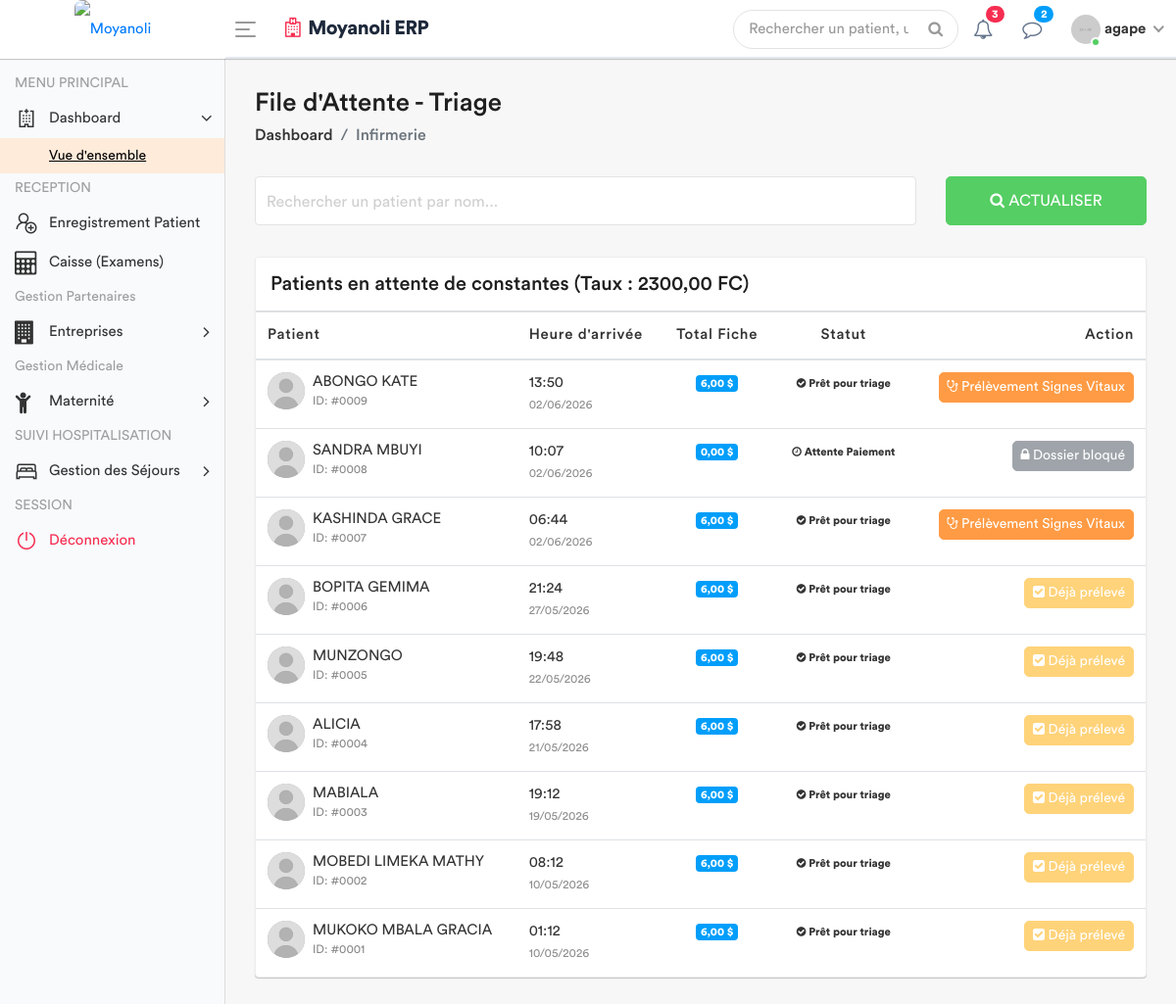
The app's page /infirmerie/attente/ (signed in) with its own data.
### apps/models.py (models this page shows, shortened)
class ConfigurationHopital(models.Model):
    taux_usd_en_cdf = models.DecimalField(max_digits=10, decimal_places=2, default=Decimal('2500.00'))
    derniere_mise_a_jour = models.DateTimeField(auto_now=True)
    class Meta:
        verbose_name = "Configuration du Taux"

class Patient(models.Model):
    code_patient = models.CharField(max_length=20, unique=True, editable=False)
    noms = models.CharField(max_length=100)
    service = models.ForeignKey('Service', on_delete=models.PROTECT, related_name='patients', null=True)
    sexe = models.CharField(max_length=1, choices=[('M', 'Masculin'), ('F', 'Féminin')])
    age = models.CharField(max_length=30)
    adresse = models.TextField()
    telephone = models.CharField(max_length=20)
    fiche_payee = models.BooleanField(default=False) # Pour le 1er passage
    created_by = models.ForeignKey(User, on_delete=models.SET_NULL, null=True, related_name='patients_crees')
    date_creation = models.DateTimeField(auto_now_add=True)
    date_modification = models.DateTimeField(auto_now=True)

### apps/views.py (the view)
# urls.py: path('infirmerie/attente/', views.liste_attente_triage, name='liste_attente_triage'),
@login_required
def liste_attente_triage(request):
    config = ConfigurationHopital.objects.first()
    taux = config.taux_usd_en_cdf if config else 2300.00
    patients_liste = Patient.objects.all().order_by('-date_creation')
    for patient in patients_liste:
        paiements = Paiement.objects.filter(patient=patient, service='FICHE')
        total_usd = 0
        for p in paiements:
            if p.devise == 'USD':
                total_usd += p.montant_verse
            else:
                total_usd += (p.montant_verse / taux)
        patient.total_fiche_usd = total_usd
        patient.a_solde_fiche = total_usd >= 6.00
        patient.a_signes_vitaux_deja_pris = SigneVital.objects.filter(patient=patient).exists()
    role = Fonction.objects.filter(userKey=request.user).first()
    fonctionKey = role.fonctionKey.roleName if role else None
    return render(request, 'back-end/infirmerie/liste_attente.html', {
        'patients': patients_liste,
        'taux': taux,
        'fonctionKey': fonctionKey
    })

### apps/templates/back-end/infirmerie/liste_attente.html (shortened to what this page needs)
<!DOCTYPE html>
{% load static %}
<html lang="fr">
    <head>
        {% include 'back-end/includes/css.html' %}
    </head>
    <body>
        <div class="main-wrapper">
            {% include 'back-end/includes/header.html' %}
            {% include 'back-end/includes/sidebar.html' %}
            <div class="page-wrapper">
                <div class="content container-fluid">
                    <div class="page-header">
                        <div class="row align-items-center">
                            <div class="col">
                                <h3 class="page-title">File d'Attente - Triage</h3>
                                <ul class="breadcrumb">
                                    <li class="breadcrumb-item"><a href="{% url 'dashboard' %}">Dashboard</a></li>
                                    <li class="breadcrumb-item active">Infirmerie</li>
                                </ul>
                            </div>
                        </div>
                    </div>
                    <div class="row filter-row">
                        <div class="col-sm-9 col-md-9">
                            <div class="form-group form-focus">
                                <input type="text" id="searchPatient" class="form-control floating" onkeyup="filterTable()">
                                <label class="focus-label">Rechercher un patient par nom...</label>
                            </div>
                        </div>
                        <div class="col-sm-3 col-md-3">
                            <button class="btn btn-success btn-block" onclick="window.location.reload();"> <i class="fa fa-search"></i> Actualiser </button>
                        </div>
                    </div>
                    <div class="card card-table mt-3">
                        <div class="card-header">
                            <h4 class="card-title mb-0">Patients en attente de constantes (Taux : {{ taux }} FC)</h4>
                        </div>
                        <div class="card-body">
                            <div class="table-responsive">
                                <table class="table table-hover table-center mb-0" id="patientTable">
                                    <thead>
                                        <tr>
                                            <th>Patient</th>
                                            <th>Heure d'arrivée</th>
                                            <th class="text-center">Total Fiche</th>
                                            <th class="text-center">Statut</th>
                                            <th class="text-right">Action</th>
                                        </tr>
                                    </thead>
                                    <tbody>
                                        {% for patient in patients %}
                                        <tr>
                                            <td>
                                                <h2 class="table-avatar">
                                                    <a href="#" class="avatar avatar-sm mr-2">
                                                        <img class="avatar-img rounded-circle" src="{% static 'back-end/assets/img/user.jpg' %}" alt="User">
                                                    </a>
                                                    <a href="#">{{ patient.noms }} <span>ID: #{{ patient.id|stringformat:"04d" }}</span></a>
                                                </h2>
                                            </td>
                                            <td>{{ patient.date_creation|date:"H:i" }} <br><small class="text-muted">{{ patient.date_creation|date:"d/m/Y" }}</small></td>
                                            <td class="text-center">
                                                <span class="badge badge-info">{{ patient.total_fiche_usd|floatformat:2 }} $</span>
                                            </td>
                                            <td class="text-center">
                                                {% if patient.a_solde_fiche %}
                                                    <span class="badge badge-success-border"><i class="fa fa-check-circle"></i> Prêt pour triage</span>
                                                {% else %}
                                                    <span class="badge badge-danger-border"><i class="fa fa-clock-o"></i> Attente Paiement</span>
                                                {% endif %}
                                            </td>
                                            <td class="text-right">
                                                {% if not patient.a_solde_fiche %}
                                                    <button class="btn btn-secondary btn-sm" disabled title="Le patient doit d'abord solder la fiche (6 USD)">
                                                        <i class="fa fa-lock"></i> Dossier bloqué
                                                    </button>
                                                {% elif patient.a_signes_vitaux_deja_pris %}
                                                    <button class="btn btn-warning btn-sm" disabled title="Les signes vitaux ont déjà été saisis pour ce patient">
                                                        <i class="fa fa-check-square"></i> Déjà prélevé
                                                    </button>
                                                {% else %}
                                                    <a href="{% url 'saisir_signes' patient.id %}" class="btn btn-primary btn-sm">
                                                        <i class="fa fa-stethoscope"></i> Prélèvement Signes Vitaux
                                                    </a>
                                                {% endif %}
                                            </td>
                                        </tr>
                                        {% empty %}
                                        <tr>
                                            <td colspan="5" class="text-center py-4">
                                                <div class="text-muted">Aucun patient dans la file d'attente.</div>
                                            </td>
                                        </tr>
                                        {% endfor %}
                                    </tbody>
                                </table>
                            </div>
                        </div>
                    </div>
                </div>
            </div>
        </div>
    </body>
</html>

### apps/templates/back-end/includes/header.html (shortened to what this page needs)
{% load static %}
<div class="header" style="background: #ffffff; border-bottom: 2px solid #e2e8f0;">
    <div class="header-left" style="background: #ffffff;">
        <a href="{% url 'home' %}" class="logo">
            <img src="{% static 'front-end/assets/dr/logo.jpeg' %}" width="45" height="45" alt="Moyanoli" style="border-radius: 8px;">
        </a>
    </div>
    <a id="toggle_btn" href="javascript:void(0);" style="color: #007bff;">
        <span class="bar-icon">
            <span></span>
            <span></span>
            <span></span>
        </span>
    </a>
    <div class="page-title-box">
        <h3 style="color: #1e293b; font-weight: 700; letter-spacing: -0.5px;">
            <i class="fa fa-hospital-o text-danger mr-2"></i>Moyanoli ERP
        </h3>
    </div>
    <ul class="nav user-menu">
        <li class="nav-item">
            <div class="top-nav-search">
                <form action="#">
                    <input class="form-control" type="text" placeholder="Rechercher un patient, un dossier...">
                    <button class="btn" type="submit"><i class="fa fa-search"></i></button>
                </form>
            </div>
        </li>
        <li class="nav-item dropdown">
            <a href="#" class="dropdown-toggle nav-link" data-toggle="dropdown">
                <i class="fa fa-bell-o" style="color: #64748b;"></i> <span class="badge badge-pill bg-danger">3</span>
            </a>
        </li>
        <li class="nav-item dropdown">
            <a href="#" class="dropdown-toggle nav-link" data-toggle="dropdown">
                <i class="fa fa-comment-o" style="color: #64748b;"></i> <span class="badge badge-pill bg-info">2</span>
            </a>
        </li>
        <li class="nav-item dropdown has-arrow main-drop">
            <a href="#" class="dropdown-toggle nav-link" data-toggle="dropdown">
                <span class="user-img">
                    <img src="{% static 'back-end/assets/img/profiles/avatar-21.jpg' %}" alt="">
                    <span class="status online"></span>
                </span>
                <span style="font-weight: 600;">{{ user.username }}</span>
            </a>
        </li>
    </ul>
</div>

### records on screen
ConfigurationHopital: taux_usd_en_cdf "2300,00"
Patient: noms "ABONGO KATE", id "0009", date_creation "13:50", date_creation "02/06/2026", total_fiche_usd "6,00", shows "Prêt pour triage", shows "Prélèvement Signes Vitaux"
Patient: noms "SANDRA MBUYI", id "0008", date_creation "10:07", date_creation "02/06/2026", total_fiche_usd "0,00", shows "Attente Paiement", shows "Dossier bloqué"
Patient: noms "KASHINDA GRACE", id "0007", date_creation "06:44", date_creation "02/06/2026", total_fiche_usd "6,00", shows "Prêt pour triage", shows "Prélèvement Signes Vitaux"
Patient: noms "BOPITA GEMIMA", id "0006", date_creation "21:24", date_creation "27/05/2026", total_fiche_usd "6,00", shows "Prêt pour triage", shows "Déjà prélevé"
Patient: noms "MUNZONGO", id "0005", date_creation "19:48", date_creation "22/05/2026", total_fiche_usd "6,00", shows "Prêt pour triage", shows "Déjà prélevé"
Patient: noms "ALICIA", id "0004", date_creation "17:58", date_creation "21/05/2026", total_fiche_usd "6,00", shows "Prêt pour triage", shows "Déjà prélevé"
Patient: noms "MABIALA", id "0003", date_creation "19:12", date_creation "19/05/2026", total_fiche_usd "6,00", shows "Prêt pour triage", shows "Déjà prélevé"
Patient: noms "MOBEDI LIMEKA MATHY", id "0002", date_creation "08:12", date_creation "10/05/2026", total_fiche_usd "6,00", shows "Prêt pour triage", shows "Déjà prélevé"
Patient: noms "MUKOKO MBALA GRACIA", id "0001", date_creation "01:12", date_creation "10/05/2026", total_fiche_usd "6,00", shows "Prêt pour triage", shows "Déjà prélevé"

### other values on screen
{{ user.username }} "agape"
